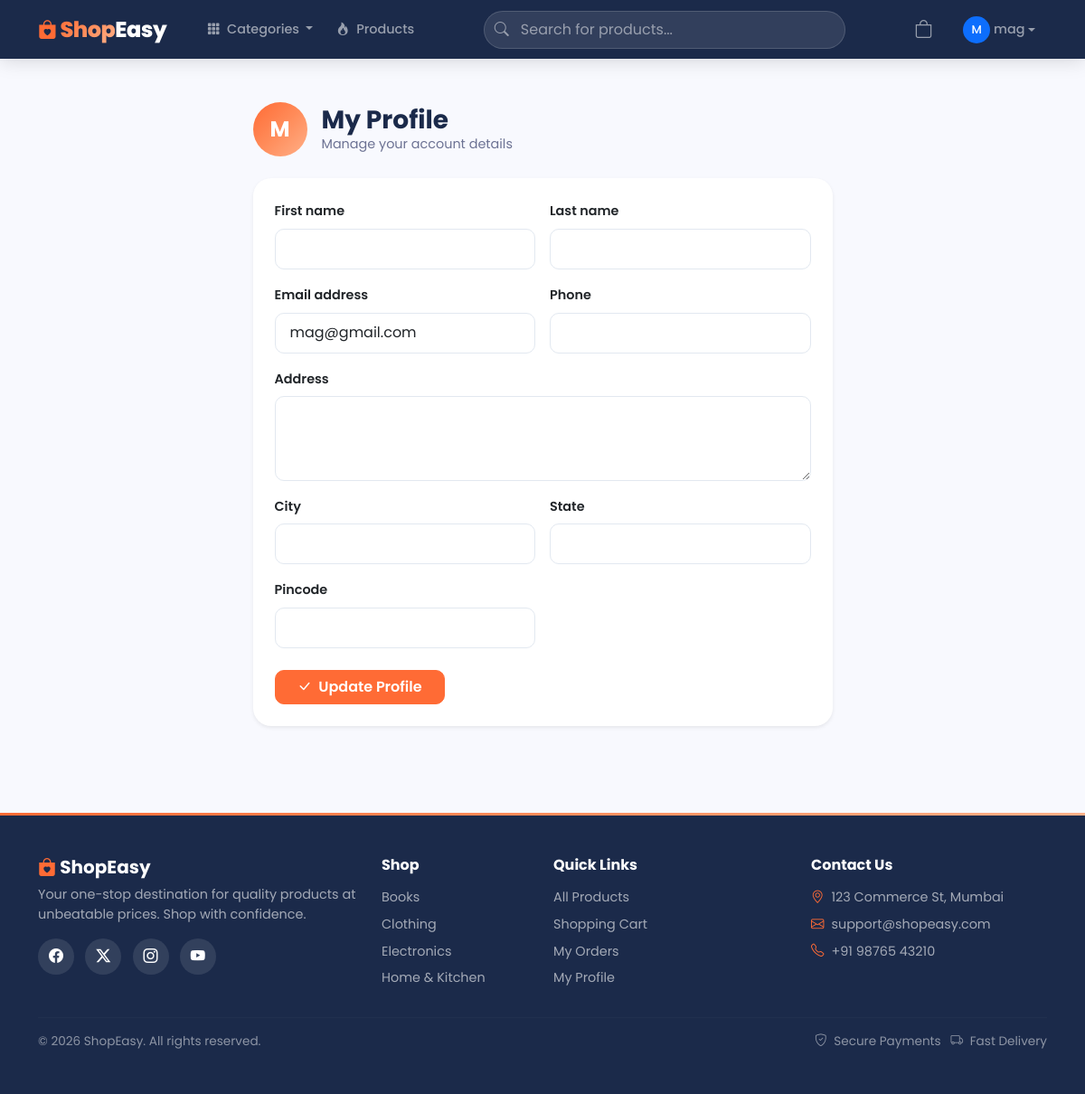
Screenshot of /accounts/profile/ (signed in) with the database file from the repository.
### accounts/models.py (models this page shows, shortened)
class User(AbstractUser):
    phone = models.CharField(max_length=15, blank=True)
    address = models.TextField(blank=True)
    city = models.CharField(max_length=100, blank=True)
    state = models.CharField(max_length=100, blank=True)
    pincode = models.CharField(max_length=10, blank=True)

### products/models.py (models this page shows, shortened)
class Category(models.Model):
    name = models.CharField(max_length=200)
    slug = models.SlugField(unique=True)
    image = models.ImageField(upload_to='categories/', blank=True)
    class Meta:
        verbose_name_plural = 'Categories'
        ordering = ['name']

### accounts/views.py (the view)
# urls.py: path('profile/', views.profile_view, name='profile'),
@login_required
def profile_view(request):
    if request.method == 'POST':
        form = ProfileForm(request.POST, instance=request.user)
        if form.is_valid():
            form.save()
            messages.success(request, 'Profile updated successfully!')
            return redirect('profile')
    else:
        form = ProfileForm(instance=request.user)
    return render(request, 'accounts/profile.html', {'form': form})

### accounts/forms.py
class ProfileForm(forms.ModelForm):
    class Meta:
        model = User
        fields = ['first_name', 'last_name', 'email', 'phone', 'address', 'city', 'state', 'pincode']
        widgets = {
            'address': forms.Textarea(attrs={'rows': 3, 'class': 'form-control'}),
        }
    def __init__(self, *args, **kwargs):
        super().__init__(*args, **kwargs)
        for field in self.fields.values():
            if 'class' not in (field.widget.attrs.get('class', '')):
                field.widget.attrs['class'] = 'form-control'

### cart/cart.py (called while the page is built)
    def __len__(self):
        return sum(item['quantity'] for item in self.cart.values())

### cart/context_processors.py (called while the page is built)
def cart_total_items(request):
    cart = Cart(request)
    return {
        'cart_items_count': len(cart),
        'nav_categories': Category.objects.all(),
    }

### templates/accounts/profile.html (shortened to what this page needs)
{% extends 'base.html' %}
{% load static %}
{% block content %}
<div class="container py-5">
    <div class="row justify-content-center">
        <div class="col-md-7 animate-fadeInUp">
            <div class="d-flex align-items-center gap-3 mb-4">
                <div class="rounded-circle d-flex align-items-center justify-content-center" style="width:60px;height:60px;background:var(--gradient-primary);color:#fff;font-size:1.5rem;font-weight:700;">
                    {{ user.username|make_list|first|upper }}
                </div>
                <div>
                    <h3 class="fw-bold mb-0" style="color:var(--secondary);">My Profile</h3>
                    <p class="mb-0" style="color:var(--text-muted);font-size:0.9rem;">Manage your account details</p>
                </div>
            </div>
            <div class="card shadow-sm">
                <div class="card-body p-4">
                    <form method="POST">
                        <div class="row g-3">
                            {% for field in form %}
                            <div class="{% if field.name == 'address' %}col-12{% else %}col-md-6{% endif %}">
                                <label class="form-label" style="font-weight:600;font-size:0.9rem;">{{ field.label }}</label>
                                {{ field }}
                            </div>
                            {% endfor %}
                        </div>
                        <button type="submit" class="btn btn-primary mt-4 px-4">
                            <i class="bi bi-check-lg me-1"></i> Update Profile
                        </button>
                    </form>
                </div>
            </div>
        </div>
    </div>
</div>
{% endblock %}

### templates/base.html (shortened to what this page needs)
{% load static %}
<!DOCTYPE html>
<html lang="en">
<head>
    <link href="https://cdn.jsdelivr.net/npm/bootstrap@5.3.3/dist/css/bootstrap.min.css" rel="stylesheet">
    <link href="https://cdn.jsdelivr.net/npm/bootstrap-icons@1.11.3/font/bootstrap-icons.min.css" rel="stylesheet">
    <link href="{% static 'css/style.css' %}" rel="stylesheet">
</head>
<body>
    <nav class="navbar navbar-expand-lg navbar-dark navbar-main sticky-top" id="mainNav">
        <div class="container">
            <a class="navbar-brand" href="{% url 'home' %}">
                <i class="bi bi-bag-heart-fill"></i> <span>Shop</span>Easy
            </a>
            <div class="collapse navbar-collapse" id="navbarNav">
                <ul class="navbar-nav me-auto ms-3">
                    <li class="nav-item dropdown nav-categories">
                        <a class="nav-link dropdown-toggle" href="#" data-bs-toggle="dropdown">
                            <i class="bi bi-grid-3x3-gap-fill me-1"></i> Categories
                        </a>
                    </li>
                    <li class="nav-item">
                        <a class="nav-link" href="{% url 'product_list' %}">
                            <i class="bi bi-fire me-1"></i> Products
                        </a>
                    </li>
                </ul>
                <form class="search-box flex-grow-1 mx-3" action="{% url 'product_list' %}" method="GET">
                    <i class="bi bi-search search-icon"></i>
                    <input class="form-control" type="search" name="q" placeholder="Search for products..." value="{{ query|default:'' }}">
                </form>
                <ul class="navbar-nav ms-auto align-items-center">
                    <li class="nav-item">
                        <a class="nav-link cart-link" href="{% url 'cart_detail' %}">
                            <i class="bi bi-bag fs-5"></i>
                        </a>
                    </li>
                    {% if user.is_authenticated %}
                    <li class="nav-item dropdown ms-2">
                        <a class="nav-link dropdown-toggle d-flex align-items-center" href="#" data-bs-toggle="dropdown">
                            <div class="rounded-circle bg-primary d-flex align-items-center justify-content-center me-1" style="width:30px;height:30px;font-size:0.8rem;color:#fff;">
                                {{ user.username|make_list|first|upper }}
                            </div>
                            {{ user.username }}
                        </a>
                    </li>
                    {% endif %}
                </ul>
            </div>
        </div>
    </nav>
    <main>
        {% block content %}{% endblock %}
    </main>
    <footer class="footer-main py-5 mt-5">
        <div class="container">
            <div class="row g-4">
                <div class="col-lg-4">
                    <h5><i class="bi bi-bag-heart-fill" style="color:var(--primary);"></i> ShopEasy</h5>
                    <p style="color:rgba(255,255,255,0.6);font-size:0.9rem;">Your one-stop destination for quality products at unbeatable prices. Shop with confidence.</p>
                    <div class="footer-social mt-3">
                        <a href="#"><i class="bi bi-facebook"></i></a>
                        <a href="#"><i class="bi bi-twitter-x"></i></a>
                        <a href="#"><i class="bi bi-instagram"></i></a>
                        <a href="#"><i class="bi bi-youtube"></i></a>
                    </div>
                </div>
                <div class="col-lg-2">
                    <h6 class="mb-3">Shop</h6>
                    <ul class="list-unstyled" style="font-size:0.9rem;">
                        {% for cat in nav_categories %}
                        <li class="mb-2"><a href="{% url 'product_list' %}?category={{ cat.slug }}">{{ cat.name }}</a></li>
                        {% endfor %}
                    </ul>
                </div>
                <div class="col-lg-3">
                    <h6 class="mb-3">Quick Links</h6>
                    <ul class="list-unstyled" style="font-size:0.9rem;">
                        <li class="mb-2"><a href="{% url 'product_list' %}">All Products</a></li>
                        <li class="mb-2"><a href="{% url 'cart_detail' %}">Shopping Cart</a></li>
                        {% if user.is_authenticated %}
                        <li class="mb-2"><a href="{% url 'order_list' %}">My Orders</a></li>
                        <li class="mb-2"><a href="{% url 'profile' %}">My Profile</a></li>
                        {% else %}
                        <li class="mb-2"><a href="{% url 'login' %}">Login</a></li>
                        <li class="mb-2"><a href="{% url 'signup' %}">Sign Up</a></li>
                        {% endif %}
                    </ul>
                </div>
                <div class="col-lg-3">
                    <h6 class="mb-3">Contact Us</h6>
                    <ul class="list-unstyled" style="font-size:0.9rem;color:rgba(255,255,255,0.6);">
                        <li class="mb-2"><i class="bi bi-geo-alt me-2" style="color:var(--primary);"></i>123 Commerce St, Mumbai</li>
                        <li class="mb-2"><i class="bi bi-envelope me-2" style="color:var(--primary);"></i>support@shopeasy.com</li>
                        <li class="mb-2"><i class="bi bi-telephone me-2" style="color:var(--primary);"></i>+91 98765 43210</li>
                    </ul>
                </div>
            </div>
            <hr style="border-color:rgba(255,255,255,0.1);">
            <div class="d-flex justify-content-between align-items-center flex-wrap">
                <p style="color:rgba(255,255,255,0.5);font-size:0.85rem;" class="mb-0">&copy; 2026 ShopEasy. All rights reserved.</p>
                <div style="color:rgba(255,255,255,0.5);font-size:0.85rem;">
                    <i class="bi bi-shield-check me-1"></i> Secure Payments &nbsp;
                    <i class="bi bi-truck me-1"></i> Fast Delivery
                </div>
            </div>
        </div>
    </footer>
</body>
</html>

### static/css/style.css (style rules this page uses)
:root { --primary: #FF6B35; --primary-dark: #E85A24; --primary-light: #FF8C5A; --secondary: #1B2A4A; --secondary-light: #2D4373; --accent: #00C9A7; --accent-dark: #00A88A; --gold: #FFD700; --bg-light: #F8F9FE; --bg-card: #FFFFFF; --text-dark: #1A1A2E; --text-muted: #6C7293; --gradient-primary: linear-gradient(135deg, #FF6B35 0%, #FF8C5A 50%, #FFB088 100%); --gradient-hero: linear-gradient(135deg, #1B2A4A 0%, #2D4373 40%, #FF6B35 100%); --gradient-accent: linear-gradient(135deg, #00C9A7 0%, #00E5BE 100%); --shadow-sm: 0 2px 8px rgba(27, 42, 74, 0.08); --shadow-md: 0 4px 20px rgba(27, 42, 74, 0.12); --shadow-lg: 0 8px 40px rgba(27, 42, 74, 0.15); --shadow-glow: 0 0 25px rgba(255, 107, 53, 0.3); --radius: 12px; --radius-lg: 20px; --transition: all 0.3s cubic-bezier(0.4, 0, 0.2, 1); }
* { font-family: 'Poppins', sans-serif; }
body { background: var(--bg-light); color: var(--text-dark); overflow-x: hidden; }
.animate-fadeInUp { animation: fadeInUp 0.6s ease-out both; }
.navbar-main { background: var(--secondary) !important; backdrop-filter: blur(20px); box-shadow: 0 2px 20px rgba(0,0,0,0.15); padding: 0.6rem 0; transition: var(--transition); }
.navbar-brand { font-weight: 800 !important; font-size: 1.5rem !important; letter-spacing: -0.5px; }
.navbar-brand i { color: var(--primary); font-size: 1.3rem; }
.navbar-brand span { background: var(--gradient-primary); -webkit-background-clip: text; -webkit-text-fill-color: transparent; background-clip: text; }
.search-box { position: relative; max-width: 400px; }
.search-box input { background: rgba(255,255,255,0.1); border: 1px solid rgba(255,255,255,0.15); border-radius: 50px; color: #fff; padding: 0.5rem 1rem 0.5rem 2.5rem; transition: var(--transition); }
.search-box input::placeholder { color: rgba(255,255,255,0.5); }
.search-box .search-icon { position: absolute; left: 12px; top: 50%; transform: translateY(-50%); color: rgba(255,255,255,0.5); z-index: 5; }
.cart-link { position: relative; }
.navbar-main .nav-link { font-weight: 500; font-size: 0.9rem; padding: 0.5rem 0.8rem !important; border-radius: 8px; transition: var(--transition); }
.btn-primary { background: var(--primary) !important; border-color: var(--primary) !important; border-radius: 10px; font-weight: 600; transition: var(--transition); }
.card { border: none; border-radius: var(--radius-lg); box-shadow: var(--shadow-sm); transition: var(--transition); }
.form-control, .form-select { border-radius: 10px; border: 1.5px solid #E2E8F0; padding: 0.6rem 1rem; transition: var(--transition); }
.footer-main { background: var(--secondary); color: #fff; position: relative; overflow: hidden; }
.footer-main::before { content: ''; position: absolute; top: 0; left: 0; right: 0; height: 3px; background: var(--gradient-primary); }
.footer-main h5, .footer-main h6 { font-weight: 700; }
.footer-main a { color: rgba(255,255,255,0.6); text-decoration: none; transition: var(--transition); }
.footer-social a { width: 40px; height: 40px; border-radius: 50%; background: rgba(255,255,255,0.1); display: inline-flex; align-items: center; justify-content: center; color: #fff; margin-right: 0.5rem; transition: var(--transition); }
main { animation: fadeInUp 0.5s ease-out; }

### rows the page displays
User: username|make_list "M", username "mag", form "mag@gmail.com"
Category: name "Books"
Category: name "Clothing"
Category: name "Electronics"
Category: name "Home & Kitchen"

### other values shown
{{ field.label }} "First name" "Last name" "Email address" "Phone" "Address" "City" "State" "Pincode"
